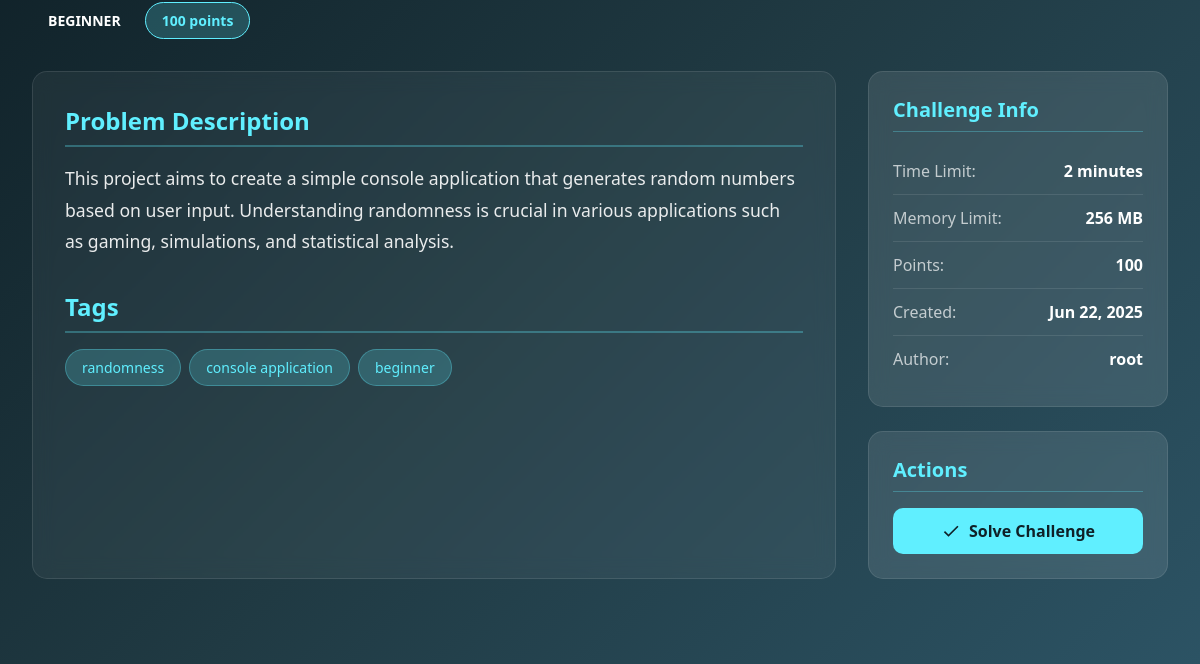
The app's page /tasks/9/ (signed in, lower part), older data.
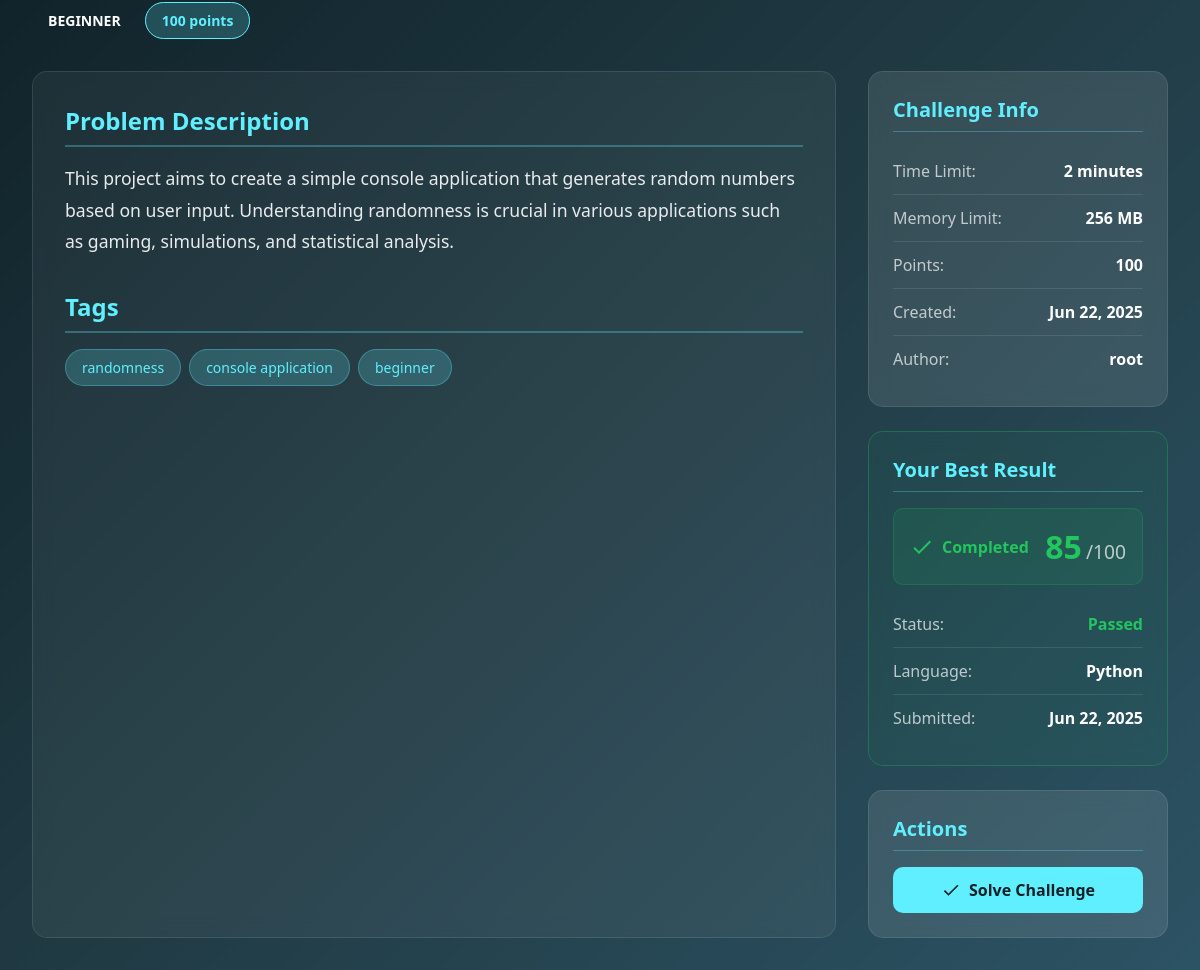
The same page, newer data.
### tasks/models.py (models this page shows, shortened)
class Submission(models.Model):
    STATUS_CHOICES = [
        ('passed', 'Passed'),
        ('failed', 'Failed'),
        ('partial', 'Partial'),
    ]
    user = models.ForeignKey(User, on_delete=models.CASCADE, related_name='submissions')
    challenge = models.ForeignKey(Challenge, on_delete=models.CASCADE, related_name='submissions')
    solution_code = models.TextField()
    programming_language = models.CharField(max_length=20, default='python')
    status = models.CharField(max_length=10, choices=STATUS_CHOICES)
    score = models.IntegerField(help_text="Score/Grade out of 100")
    overall_feedback = models.TextField(blank=True)
    correctness_feedback = models.TextField(blank=True)
    code_quality_feedback = models.TextField(blank=True)
    improvements = models.JSONField(default=list, blank=True)
    positive_points = models.JSONField(default=list, blank=True)
    test_results = models.JSONField(default=list, blank=True)
    next_steps = models.JSONField(default=list, blank=True)
    submitted_at = models.DateTimeField(auto_now_add=True)
    is_best = models.BooleanField(default=False)
    class Meta:
        ordering = ['-submitted_at']

### tasks/views.py (the view)
# urls.py: path('<int:pk>/', views.challenge_detail, name='challenge_detail'),
def challenge_detail(request, pk):
    challenge = get_object_or_404(Challenge, pk=pk, status='active')
    best_submission = None
    if request.user.is_authenticated:
        from .models import Submission
        best_submission = Submission.objects.filter(
            user=request.user,
            challenge=challenge,
            is_best=True
        ).first()
    context = {
        'challenge': challenge,
        'best_submission': best_submission,
    }
    return render(request, 'tasks/challenge_detail.html', context)

### tasks/models.py (called while the page is built)
    def get_tags_list(self):
        return [tag.strip() for tag in self.tags.split(',') if tag.strip()] if self.tags else []

### templates/tasks/challenge_detail.html (shortened to what the changed rows need)
{% extends 'base.html' %}
{% load static %}
{% block content %}
<div class="challenge-detail-container">
    <div class="challenge-content">
        <div class="challenge-main">
            <div class="section">
                <h2>Problem Description</h2>
            </div>
            {% if challenge.get_tags_list %}
                <div class="section">
                    <h2>Tags</h2>
                </div>
            {% endif %}
        </div>
        <div class="challenge-sidebar">
            {% if best_submission %}
            <div class="completion-card">
                <h3>Your Best Result</h3>
                <div class="completion-status completed">
                    <div class="status-indicator">
                        <svg class="icon completed-icon" fill="currentColor" viewBox="0 0 24 24">
                            <path d="M9 16.17L4.83 12l-1.42 1.41L9 19 21 7l-1.41-1.41z"/>
                        </svg>
                        <span class="status-text">Completed</span>
                    </div>
                    <div class="score-display">
                        <span class="score-number">{{ best_submission.score }}</span>
                        <span class="score-total">/100</span>
                    </div>
                </div>
                <div class="info-item">
                    <span class="info-label">Status:</span>
                    <span class="info-value status-{{ best_submission.status }}">{{ best_submission.get_status_display }}</span>
                </div>
                <div class="info-item">
                    <span class="info-label">Language:</span>
                    <span class="info-value">{{ best_submission.programming_language|title }}</span>
                </div>
                <div class="info-item">
                    <span class="info-label">Submitted:</span>
                    <span class="info-value">{{ best_submission.submitted_at|date:"M d, Y" }}</span>
                </div>
            </div>
            {% endif %}
        </div>
    </div>
</div>
{% endblock %}

Row changes from the older to the newer data that the page shows:
added Submission: score "85", status "Passed", programming_language "Python", submitted_at "Jun 22, 2025"
Text that changed along with them:
text now shown: "Your Best Result Completed /100 Status: Language: Submitted:"
